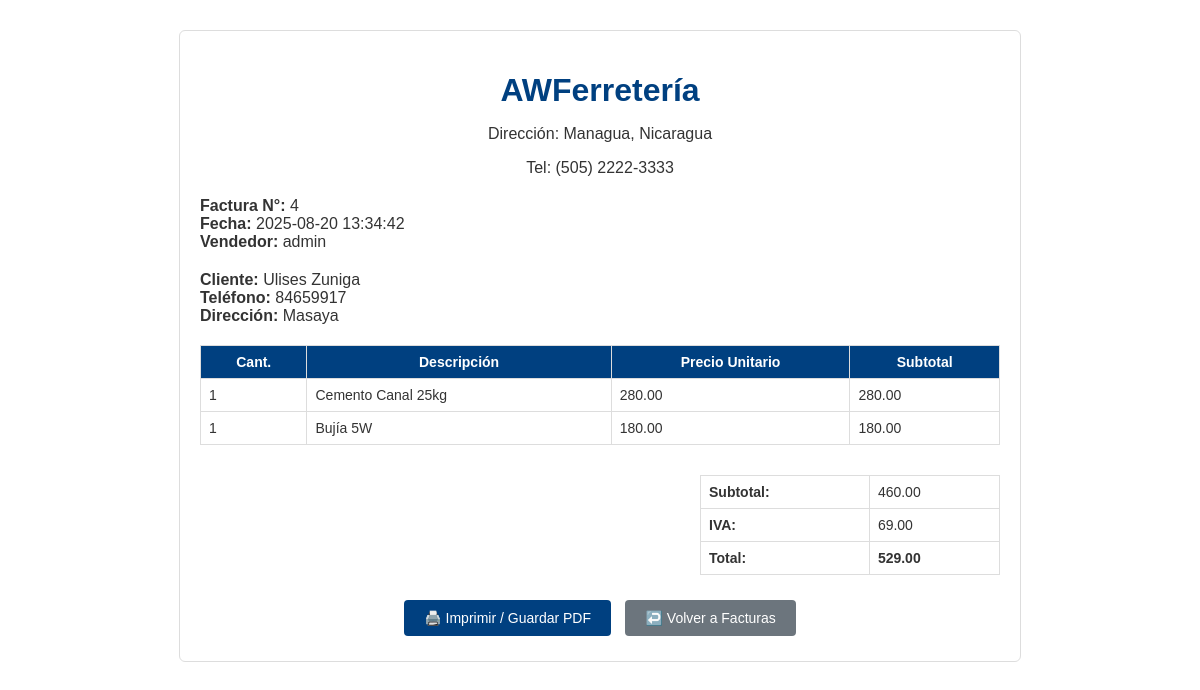
The app's page /facturacion/imprimir_factura.php?id=4 (signed in) with its own data.
### tables this page shows
CREATE TABLE `facturas` (
  `idfactura` int(11) NOT NULL,
  `idcliente` int(11) NOT NULL,
  `idusuario` int(11) NOT NULL,
  `fecha` datetime DEFAULT current_timestamp(),
  `total` decimal(10,2) NOT NULL,
  `iva` decimal(10,2) DEFAULT 0.00,
  `activo` bit(1) DEFAULT b'1',
  `usuarioregistra` int(11) DEFAULT NULL,
  `fecharegistro` datetime DEFAULT current_timestamp(),
  `usuarioactualiza` int(11) DEFAULT NULL,
  `fechaactualizacion` datetime DEFAULT NULL
);

CREATE TABLE `usuarios` (
  `idusuario` int(11) NOT NULL,
  `nombrecompleto` varchar(100) NOT NULL,
  `usuario` varchar(50) NOT NULL,
  `contrasena` varchar(255) NOT NULL,
  `correo` varchar(100) DEFAULT NULL,
  `telefono` varchar(20) DEFAULT NULL,
  `idrol` int(11) NOT NULL,
  `activo` bit(1) NOT NULL DEFAULT b'1',
  `usuarioregistra` int(11) NOT NULL,
  `fecharegistro` datetime NOT NULL DEFAULT current_timestamp(),
  `usuarioactualiza` int(11) DEFAULT NULL,
  `fechaactualizacion` datetime DEFAULT NULL ON UPDATE current_timestamp()
);

CREATE TABLE `clientes` (
  `idcliente` int(11) NOT NULL,
  `nombre` varchar(100) NOT NULL,
  `apellido` varchar(100) NOT NULL,
  `identificacion` varchar(20) NOT NULL,
  `tipo_identificacion` enum('CEDULA','RUC','PASAPORTE','OTRO') NOT NULL,
  `telefono` varchar(20) DEFAULT NULL,
  `email` varchar(100) DEFAULT NULL,
  `direccion` text DEFAULT NULL,
  `ciudad` varchar(50) DEFAULT NULL,
  `activo` tinyint(1) DEFAULT 1,
  `usuarioregistra` int(11) NOT NULL,
  `fecharegistro` datetime DEFAULT current_timestamp(),
  `usuarioactualiza` int(11) DEFAULT NULL,
  `fechaactualizacion` datetime DEFAULT NULL ON UPDATE current_timestamp()
);

CREATE TABLE `detalle_factura` (
  `iddetalle` int(11) NOT NULL,
  `idfactura` int(11) NOT NULL,
  `idproducto` int(11) NOT NULL,
  `cantidad` int(11) NOT NULL,
  `precio` decimal(10,2) NOT NULL,
  `subtotal` decimal(10,2) NOT NULL
);

CREATE TABLE `productos` (
  `idproducto` int(11) NOT NULL,
  `nombre` varchar(150) NOT NULL,
  `idcategoria` int(11) NOT NULL,
  `descripcion` text DEFAULT NULL,
  `stock` int(11) DEFAULT 0,
  `stock_minimo` int(11) DEFAULT 5,
  `precio` decimal(10,2) NOT NULL,
  `activo` bit(1) DEFAULT b'1',
  `usuarioregistra` int(11) DEFAULT NULL,
  `fecharegistro` datetime DEFAULT current_timestamp(),
  `usuarioactualiza` int(11) DEFAULT NULL,
  `fechaactualizacion` datetime DEFAULT NULL
);

### facturacion/imprimir_factura.php (the view, shortened to what this page needs)
<?php
$conn = getConnection();
$idfactura = intval($_GET['id'] ?? 0);
$sql = "SELECT f.idfactura, f.fecha, f.total, f.iva, f.activo,
               c.nombre, c.apellido, c.telefono, c.direccion,
               u.usuario AS vendedor
        FROM facturas f
        INNER JOIN clientes c ON f.idcliente = c.idcliente
        INNER JOIN usuarios u ON f.idusuario = u.idusuario
        WHERE f.idfactura = ?";
$stmt = $conn->prepare($sql);
$stmt->bind_param("i", $idfactura);
$stmt->execute();
$factura = $stmt->get_result()->fetch_assoc();
$sqlDetalle = "SELECT d.cantidad, d.precio, p.nombre
               FROM detalle_factura d
               INNER JOIN productos p ON d.idproducto = p.idproducto
               WHERE d.idfactura = ?";
$stmtDetalle = $conn->prepare($sqlDetalle);
$stmtDetalle->bind_param("i", $idfactura);
$stmtDetalle->execute();
$detalle = $stmtDetalle->get_result()->fetch_all(MYSQLI_ASSOC);
?>
<!DOCTYPE html>
<html lang="es">
<head>
</head>
<body>
<div class="factura-container">
    <h1>AWFerretería</h1>
    <div class="datos-empresa">
        <p>Dirección: Managua, Nicaragua</p>
        <p>Tel: (505) 2222-3333</p>
    </div>
    <div class="datos-factura">
        <strong>Factura N°:</strong> <?= $factura['idfactura'] ?><br>
        <strong>Fecha:</strong> <?= $factura['fecha'] ?><br>
        <strong>Vendedor:</strong> <?= htmlspecialchars($factura['vendedor']) ?>
    </div>
    <div class="datos-cliente">
        <strong>Cliente:</strong> <?= htmlspecialchars($factura['nombre'] . " " . $factura['apellido']) ?><br>
        <strong>Teléfono:</strong> <?= htmlspecialchars($factura['telefono']) ?><br>
        <strong>Dirección:</strong> <?= htmlspecialchars($factura['direccion']) ?>
    </div>
    <table>
        <thead>
            <tr>
                <th>Cant.</th>
                <th>Descripción</th>
                <th>Precio Unitario</th>
                <th>Subtotal</th>
            </tr>
        </thead>
        <tbody>
        <?php foreach ($detalle as $item): ?>
            <tr>
                <td><?= $item['cantidad'] ?></td>
                <td><?= htmlspecialchars($item['nombre']) ?></td>
                <td><?= number_format($item['precio'], 2) ?></td>
                <td><?= number_format($item['cantidad'] * $item['precio'], 2) ?></td>
            </tr>
        <?php endforeach; ?>
        </tbody>
    </table>
    <div class="totales">
        <table>
            <tr>
                <td><strong>Subtotal:</strong></td>
                <td><?= number_format($factura['total'] - $factura['iva'], 2) ?></td>
            </tr>
            <tr>
                <td><strong>IVA:</strong></td>
                <td><?= number_format($factura['iva'], 2) ?></td>
            </tr>
            <tr>
                <td><strong>Total:</strong></td>
                <td><strong><?= number_format($factura['total'], 2) ?></strong></td>
            </tr>
        </table>
    </div>
    <div class="no-print">
        <button class="btn-print" onclick="window.print()">🖨️ Imprimir / Guardar PDF</button>
        <button class="btn-print" style="background:#6c757d;" onclick="window.location.href='facturas.php'">↩️ Volver a Facturas</button>
    </div>
</div>
</body>
</html>

### facturacion/imprimir_factura.php (style rules this page uses)
body { font-family: Arial, sans-serif; margin: 30px; color: #333; }
.factura-container { max-width: 800px; margin: auto; border: 1px solid #ddd; padding: 20px; border-radius: 6px; background: #fff; position: relative; }
h1 { text-align: center; color: #004080; margin-bottom: 10px; }
.datos-empresa { text-align: center; margin-bottom: 20px; }
.datos-factura, .datos-cliente { margin-bottom: 20px; }
table { width: 100%; border-collapse: collapse; margin-top: 10px; }
th, td { border: 1px solid #ddd; padding: 8px; font-size: 14px; }
th { background: #004080; color: #fff; }
.totales { margin-top: 20px; float: right; width: 300px; }
.totales table { width: 100%; }
.no-print { margin-top: 20px; text-align: center; }
.btn-print { background: #004080; color: #fff; padding: 10px 20px; border: none; border-radius: 4px; cursor: pointer; font-size: 14px; margin: 5px; }

### records on screen
facturas: idfactura "4", fecha "2025-08-20 13:34:42", idusuario.usuario "admin", idcliente.apellido "Ulises Zuniga", idcliente.telefono "84659917", idcliente.direccion "Masaya", $factura['total'] - $factura['iva'] "460.00", iva "69.00", total "529.00"
detalle_factura: cantidad "1", idproducto.nombre "Cemento Canal 25kg", precio "280.00", $item['cantidad']*$item['precio'] "280.00"
detalle_factura: cantidad "1", idproducto.nombre "Bujía 5W", precio "180.00", $item['cantidad']*$item['precio'] "180.00"
